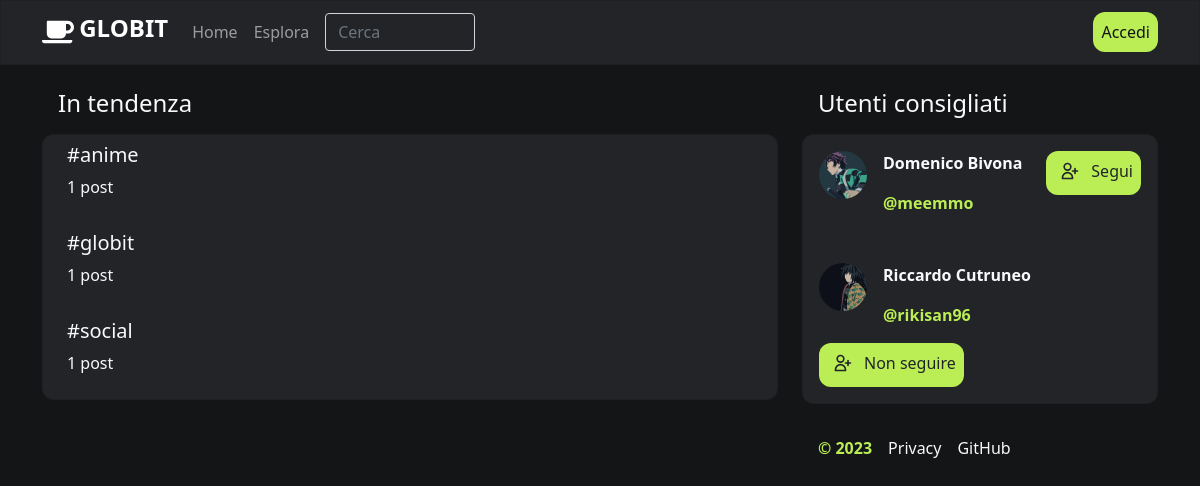
The page /trending.php (signed in) on the database its author committed.
### tables this page shows
CREATE TABLE `users` (
  `id` int(11) NOT NULL,
  `username` varchar(30) NOT NULL,
  `password` char(128) NOT NULL,
  `salt` char(128) NOT NULL,
  `full_name` varchar(255) NOT NULL,
  `email` varchar(255) NOT NULL,
  `profile_picture` varchar(255) NOT NULL,
  `description` varchar(255) NOT NULL,
  `created_at` timestamp NOT NULL DEFAULT current_timestamp()
);

### trending.php (called while the page is built, shortened)
<?php
require 'template/base-layout.php';

### database.php (called while the page is built, shortened)
<?php
class DatabaseHelper
{
    public $db;
    public function __construct($servername, $username, $password, $dbname, $port)
    {
        $this->db = new mysqli($servername, $username, $password, $dbname, $port);
    }
    public function preparedQuery(string $queryName, ...$params)
    {
        $bind_params = self::QUERIES[$queryName][1];
        $query = self::QUERIES[$queryName][0];
        $stmt = $this->db->prepare($query);
        if ($bind_params != "") {
            $stmt->bind_param($bind_params, ...$params);
        }
        $stmt->execute();
        $result = $stmt->get_result();
        if ($result)
            return $result->fetch_all(MYSQLI_ASSOC);
        else return false;
    }
}

### template/follow-template.php (the view, shortened to what this page needs)
<?php
$user_followed = $dbh->preparedQuery("CHECK_USER_FOLLOW", $_SESSION["user_id"], $user["id"])[0]["COUNT(*)"];
?>
<article class="p-3 d-flex justify-content-between flex-wrap">
    <div class="d-flex flex-row gap-3">
        <img src="<?php echo PROFILE_PIC_DIR . $user["profile_picture"] ?>" class="preview-picture rounded-circle avatar" alt="Immagine del profilo <?php echo $user['username'] ?>">
        <div class="d-flex flex-row justify-content-between flex-grow-1">
            <div class="user-info">
                <a href='profile.php?id=<?php echo $user["id"] ?>'>
                    <p class="fw-bolder"><?php echo $user["full_name"] ?></p>
                    <p class="text-<?php echo $main_color ?> fw-bold" style="display: block; z-index: 100;">@<?php echo $user["username"] ?></p>
                </a>
            </div>
        </div>
    </div>
    <div>
        <form class="follow-form action-form bg-<?php echo $main_color ?> p-2 rounded text-<?php echo $theme ?>" action="actions/share.php" method="POST">
            <label for="follow-checkbox-u-<?php echo $user['id'] ?>">
                <span><?php echo ($user_followed > 0 ? "Non seguire" : "Segui") ?></span>
            </label>
        </form>
    </div>
</article>

### template/aside/trending.php
<div class="col-md-4 mt-4">
    <aside>
        <?php
        if (isset($_SESSION["user_id"])) {
            $suggested_users = $dbh->preparedQuery("SELECT_SUGGESTED_USERS", $_SESSION["user_id"], 4);
            if (count($suggested_users)) { ?>
                <section>
                    <h4 class="px-3 mb-3">Utenti consigliati</h4>
                    <div class="rounded border border-1 bg-<?php echo $theme ?> mb-3">
                        <?php
                        foreach ($suggested_users as $user) {
                            require('template/follow-template.php');
                        }
                        ?>
                    </div>
                </section>
        <?php };
        } ?>
    <?php require_once('template/footer.php'); ?>
    </aside>
</div>

### assets/css/style.css (style rules this page uses)
* { margin: 0; padding: 0; transition: hover .5s ease; }
.body-dark { background-color: #141516; }
.bg-dark { background-color: #232427 !important }
.text-secondary { color: rgba(187, 237, 85, 1) !important }
.bg-secondary { background-color: rgba(187, 237, 85, 1) !important }
.border { border: 1px solid rgba(0, 0, 0, 0.1) !important; }
a { text-decoration: none; color: inherit; }
a:link { text-decoration: none }
.rounded { border-radius: 0.75rem !important; }
.avatar { aspect-ratio: 1/1; object-fit: cover; width: 3rem; height: 3rem; }
aside { top: 80px; position: sticky; }
.preview-picture { cursor: pointer; }
.action-form label { display: inline-flex; align-items: center; gap: 5px; width: auto; }
.action-form label span { text-align: center; display: block; }
.action-form input + svg { min-width: 32px; }

### rows shown on the page
users: profile_picture (picture), full_name "Domenico Bivona", username "meemmo", shows "Segui"
users: profile_picture (picture), full_name "Riccardo Cutruneo", username "rikisan96", shows "Non seguire"

### other values the page prints
$tag['tag'] "anime"
$tag['popularity'] "1"
$tag['tag'] "globit"
$tag['tag'] "social"
